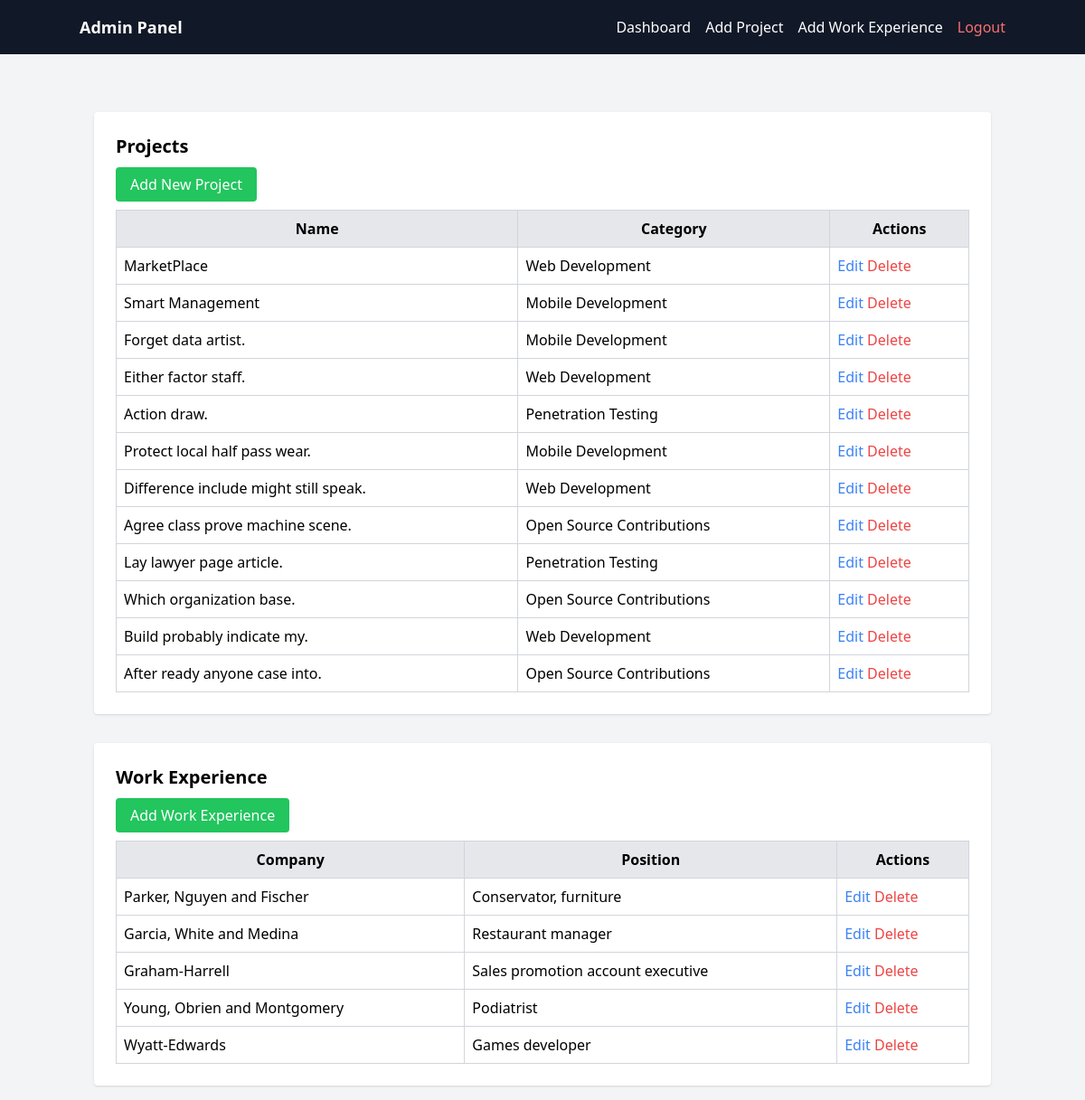
/admin/dashboard (signed in), run on an earlier commit of the app's database.
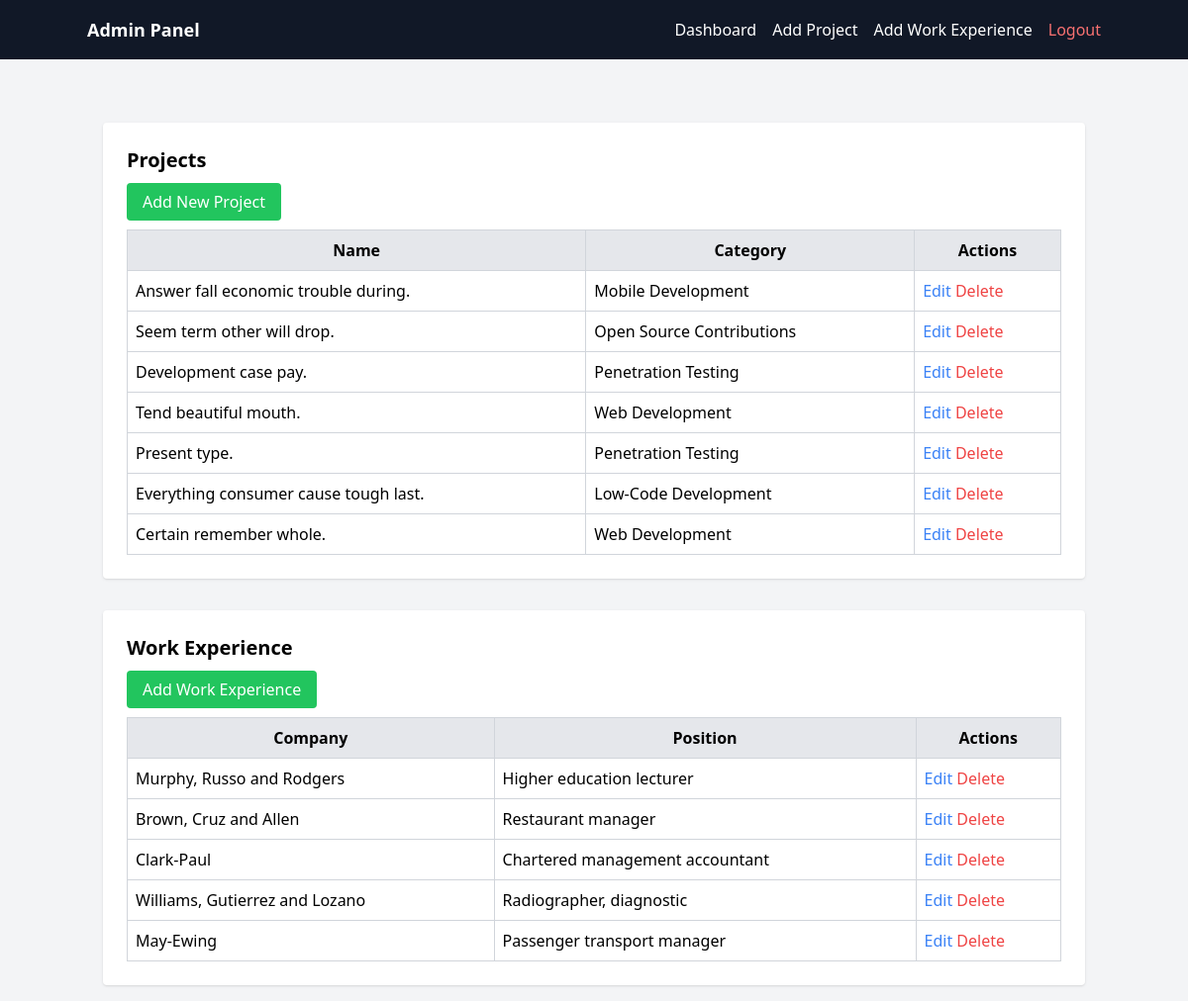
And on a later commit of the database.
### app.py (models this page shows, shortened)
class Project(db.Model):
    __tablename__ = 'projects'
    ProjectID = db.Column(db.Integer, primary_key=True)
    ProjectName = db.Column(db.String(255), nullable=False)
    Description = db.Column(db.Text, nullable=False)
    GitHubLink = db.Column(db.String(255))
    PreviewLink = db.Column(db.String(255))
    DateStarted = db.Column(db.Date)
    DateCompleted = db.Column(db.Date)
    Category = db.Column(db.String(100))
    technologies = db.relationship('ProjectTechnology', back_populates='project', cascade='all, delete-orphan')
    screenshots = db.relationship('ProjectScreenshot', back_populates='project', cascade='all, delete-orphan',
                                  order_by='ProjectScreenshot.order')

class WorkExperience(db.Model):
    __tablename__ = 'work_experience'
    ExperienceID = db.Column(db.Integer, primary_key=True)
    CompanyName = db.Column(db.String(255), nullable=False)
    Position = db.Column(db.String(255), nullable=False)
    Description = db.Column(db.Text, nullable=False)
    StartDate = db.Column(db.Date, nullable=False)
    EndDate = db.Column(db.Date)
    Technologies = db.Column(db.String(255))
    CompanyLogo = db.Column(db.String(255))
    Location = db.Column(db.String(255))
    IsCurrentJob = db.Column(db.Boolean, default=False)

### app.py (the view)
@app.route('/admin/dashboard')
@admin_required
def admin_dashboard():
    projects = Project.query.all()
    experiences = WorkExperience.query.all()
    return render_template('admin/dashboard.html', projects=projects, experiences=experiences)

### app.py (called while the page is built)
def admin_required(f):
    @wraps(f)
    def decorated_function(*args, **kwargs):
        if 'admin_logged_in' not in session:
            flash('Please log in as admin first.', 'danger')
            return redirect(url_for('admin_login'))
        return f(*args, **kwargs)
    return decorated_function

@app.context_processor
def inject_current_year():
    return {'current_year': datetime.now().year}

### templates/admin/dashboard.html
{% extends "admin/base.html" %}
{% block content %}
<div class="container mx-auto mt-8 p-6 bg-white shadow rounded">
    <h2 class="text-xl font-semibold mb-4">Projects</h2>
    <a href="{{ url_for('add_project') }}" class="bg-green-500 text-white px-4 py-2 rounded">Add New Project</a>
    <table class="w-full mt-4 border-collapse border border-gray-300">
        <thead>
            <tr class="bg-gray-200">
                <th class="border border-gray-300 p-2">Name</th>
                <th class="border border-gray-300 p-2">Category</th>
                <th class="border border-gray-300 p-2">Actions</th>
            </tr>
        </thead>
        <tbody>
            {% for project in projects %}
            <tr>
                <td class="border border-gray-300 p-2">{{ project.ProjectName }}</td>
                <td class="border border-gray-300 p-2">{{ project.Category }}</td>
                <td class="border border-gray-300 p-2">
                    <a href="{{ url_for('edit_project', project_id=project.ProjectID) }}" class="text-blue-500 hover:text-blue-700">Edit</a>
                    <form action="{{ url_for('delete_project', project_id=project.ProjectID) }}" method="POST" class="inline">
                        <button type="submit" class="text-red-500 hover:text-red-700">Delete</button>
                    </form>
                </td>
            </tr>
            {% endfor %}
        </tbody>
    </table>
</div>
<div class="container mx-auto mt-8 p-6 bg-white shadow rounded">
    <h2 class="text-xl font-semibold mb-4">Work Experience</h2>
    <a href="{{ url_for('add_work_experience') }}" class="bg-green-500 text-white px-4 py-2 rounded">Add Work Experience</a>
    <table class="w-full mt-4 border-collapse border border-gray-300">
        <thead>
            <tr class="bg-gray-200">
                <th class="border border-gray-300 p-2">Company</th>
                <th class="border border-gray-300 p-2">Position</th>
                <th class="border border-gray-300 p-2">Actions</th>
            </tr>
        </thead>
        <tbody>
            {% for experience in experiences %}
            <tr>
                <td class="border border-gray-300 p-2">{{ experience.CompanyName }}</td>
                <td class="border border-gray-300 p-2">{{ experience.Position }}</td>
                <td class="border border-gray-300 p-2">
                    <a href="{{ url_for('edit_experience', experience_id=experience.ExperienceID) }}" class="text-blue-500 hover:text-blue-700">Edit</a>
                    <form action="{{ url_for('delete_experience', experience_id=experience.ExperienceID) }}" method="POST" class="inline">
                        <button type="submit" class="text-red-500 hover:text-red-700">Delete</button>
                    </form>
                </td>
            </tr>
            {% endfor %}
        </tbody>
    </table>
</div>
{% endblock %}

### templates/admin/base.html (shortened to what this page needs)
<!DOCTYPE html>
<html lang="en">
<head>
    <script src="https://cdn.tailwindcss.com"></script>
</head>
<body class="bg-gray-100">
    <nav class="bg-gray-900 text-white p-4">
        <div class="container mx-auto flex justify-between items-center">
            <a class="text-lg font-semibold" href="{{ url_for('admin_dashboard') }}">Admin Panel</a>
            <ul class="hidden md:flex space-x-4" id="menu">
                <li><a class="hover:text-gray-300" href="{{ url_for('admin_dashboard') }}">Dashboard</a></li>
                <li><a class="hover:text-gray-300" href="{{ url_for('add_project') }}">Add Project</a></li>
                <li><a class="hover:text-gray-300" href="{{ url_for('add_work_experience') }}">Add Work Experience</a></li>
                <li><a class="text-red-400 hover:text-red-600" href="{{ url_for('admin_logout') }}">Logout</a></li>
            </ul>
        </div>
    </nav>
    <div class="container mx-auto mt-4 p-4">
        {% block content %}{% endblock %}
    </div>
</body>
</html>

What changed in the data, as far as the page shows it:
removed Project: ProjectName "MarketPlace", Category "Web Development"
removed Project: ProjectName "Smart Management", Category "Mobile Development"
removed Project: ProjectName "Forget data artist.", Category "Mobile Development"
removed Project: ProjectName "Build probably indicate my.", Category "Web Development"
removed Project: ProjectName "After ready anyone case into.", Category "Open Source Contributions"
removed WorkExperience: CompanyName "Parker, Nguyen and Fischer", Position "Conservator, furniture"
removed WorkExperience: CompanyName "Graham-Harrell", Position "Sales promotion account executive"
removed WorkExperience: CompanyName "Young, Obrien and Montgomery", Position "Podiatrist"
removed WorkExperience: CompanyName "Wyatt-Edwards", Position "Games developer"
changed Project: ProjectName "Either factor staff." → "Answer fall economic trouble during."; Category "Web Development" → "Mobile Development"
changed Project: ProjectName "Action draw." → "Seem term other will drop."; Category "Penetration Testing" → "Open Source Contributions"
changed Project: ProjectName "Protect local half pass wear." → "Development case pay."; Category "Mobile Development" → "Penetration Testing"
changed Project: ProjectName "Difference include might still speak." → "Tend beautiful mouth."
changed Project: ProjectName "Agree class prove machine scene." → "Present type."; Category "Open Source Contributions" → "Penetration Testing"
changed Project: ProjectName "Lay lawyer page article." → "Everything consumer cause tough last."; Category "Penetration Testing" → "Low-Code Development"
changed Project: ProjectName "Which organization base." → "Certain remember whole."; Category "Open Source Contributions" → "Web Development"
added WorkExperience: CompanyName "Murphy, Russo and Rodgers", Position "Higher education lecturer"
changed WorkExperience "Restaurant manager": CompanyName "Garcia, White and Medina" → "Brown, Cruz and Allen"
added WorkExperience: CompanyName "Clark-Paul", Position "Chartered management accountant"
added WorkExperience: CompanyName "Williams, Gutierrez and Lozano", Position "Radiographer, diagnostic"
added WorkExperience: CompanyName "May-Ewing", Position "Passenger transport manager"
